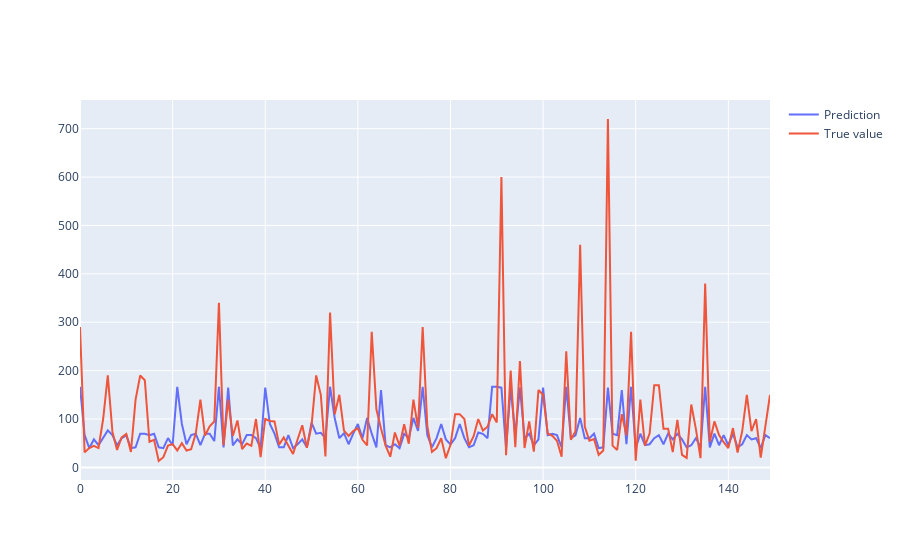

Write notebook code for a chart like this one.
### Code cell
import plotly.graph_objects as go

fig = go.Figure()
fig.add_trace(go.Scatter(x=list(range(len(y_pred[-150:]))), y=np.exp(y_pred[-150:]),
                         mode='lines',
                         name='Prediction'))
fig.add_trace(go.Scatter(x=list(range(len(y_test[-150:]))), y=y_test1[-150:],
                         mode='lines',
                         name='True value'))

fig.show()

### Figure 1 — Plotly figure (JSON) as saved in the notebook; plotly's stock layout.template omitted (floating-point values rounded to 4 significant figures; data arrays with more than 128 entries replaced by an {"elided": "..."} marker saying what was removed)
{"data": [{"mode": "lines", "name": "Prediction", "type": "scatter", "x": {"elided": "150 int values"}, "y": {"elided": "150 float values"}}, {"mode": "lines", "name": "True value", "type": "scatter", "x": {"elided": "150 int values"}, "y": {"elided": "150 float values"}}], "layout": {}}
